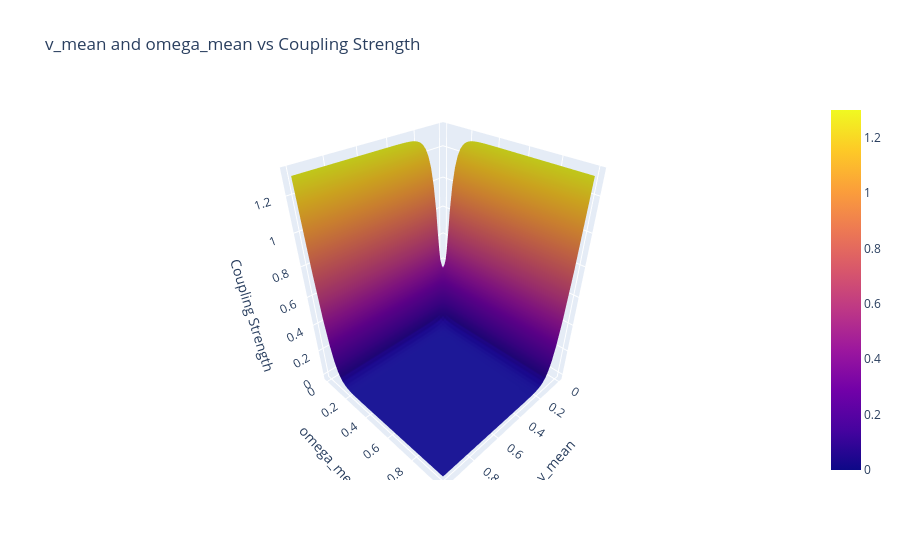

The notebook cell saved with this chart:
### Code cell
import plotly.graph_objects as go
from data_labeling_pipeline.hyperparameters import max_tie_strengh


## 3D plot: v_mean, omega_mean vs Coupling Strength
def cost_tie(v_mean, omega_mean):
    w_mu = 1.0 - np.exp(-5.0 * v_mean / v_thresh)
    w_nu = 1.0 - np.exp(-5.0 * omega_mean / w_thresh)
    return max_tie_strengh * ((1.0 - w_mu) * w_nu**2 + (1.0 - w_nu) * w_mu**2)


v_means = np.linspace(0, 1, 50)
omega_means = np.linspace(0, 1, 50)
v_grid, omega_grid = np.meshgrid(v_means, omega_means)
coupling_grid = cost_tie(v_grid, omega_grid)
fig = go.Figure(data=[go.Surface(z=coupling_grid, x=v_grid, y=omega_grid)])
fig.update_layout(
    title="v_mean and omega_mean vs Coupling Strength",
    scene=dict(
        xaxis_title="v_mean", yaxis_title="omega_mean", zaxis_title="Coupling Strength"
    ),
)
fig.show()

print(f"{cost_tie(0.5, 0.5)}")

### Figure 1 — Plotly figure (JSON) as saved in the notebook; plotly's stock layout.template omitted (floating-point values rounded to 4 significant figures; data arrays with more than 128 entries replaced by an {"elided": "..."} marker saying what was removed)
{"data": [{"type": "surface", "x": {"elided": "50x50 float values"}, "y": {"elided": "50x50 float values"}, "z": {"elided": "50x50 float values"}}], "layout": {"scene": {"xaxis": {"title": {"text": "v_mean"}}, "yaxis": {"title": {"text": "omega_mean"}}, "zaxis": {"title": {"text": "Coupling Strength"}}}, "title": {"text": "v_mean and omega_mean vs Coupling Strength"}}}
